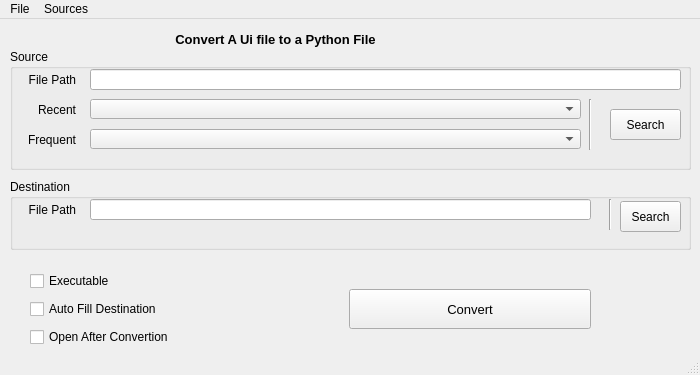
<?xml version="1.0" encoding="UTF-8"?>
<ui version="4.0">
 <class>MainWindow</class>
 <widget class="QMainWindow" name="MainWindow">
  <property name="geometry">
   <rect>
    <x>0</x>
    <y>0</y>
    <width>700</width>
    <height>375</height>
   </rect>
  </property>
  <property name="minimumSize">
   <size>
    <width>700</width>
    <height>0</height>
   </size>
  </property>
  <property name="windowTitle">
   <string>Pyuic GUI</string>
  </property>
  <property name="windowIcon">
   <iconset>
    <normaloff>Icons/mainIcon.png</normaloff>Icons/mainIcon.png</iconset>
  </property>
  <widget class="QWidget" name="centralwidget">
   <widget class="QLabel" name="label">
    <property name="geometry">
     <rect>
      <x>50</x>
      <y>10</y>
      <width>451</width>
      <height>20</height>
     </rect>
    </property>
    <property name="font">
     <font>
      <pointsize>10</pointsize>
      <weight>75</weight>
      <bold>true</bold>
     </font>
    </property>
    <property name="text">
     <string>Convert A Ui file to a Python File</string>
    </property>
    <property name="alignment">
     <set>Qt::AlignCenter</set>
    </property>
   </widget>
   <widget class="QWidget" name="horizontalLayoutWidget">
    <property name="geometry">
     <rect>
      <x>30</x>
      <y>250</y>
      <width>561</width>
      <height>80</height>
     </rect>
    </property>
    <layout class="QHBoxLayout" name="horizontalLayout">
     <item>
      <layout class="QVBoxLayout" name="verticalLayout">
       <item>
        <widget class="QCheckBox" name="ExecutableCheck">
         <property name="statusTip">
          <string>If Enabled Adds some Code to Make The Converted Ui File Executable</string>
         </property>
         <property name="whatsThis">
          <string>Adds lines of code to make the file executable</string>
         </property>
         <property name="text">
          <string>Executable</string>
         </property>
        </widget>
       </item>
       <item>
        <widget class="QCheckBox" name="AutoFillCkeck">
         <property name="statusTip">
          <string/>
         </property>
         <property name="whatsThis">
          <string/>
         </property>
         <property name="text">
          <string>Auto Fill Destination</string>
         </property>
        </widget>
       </item>
       <item>
        <widget class="QCheckBox" name="OpenAfterConvertionCheck">
         <property name="toolTip">
          <string/>
         </property>
         <property name="statusTip">
          <string>Open The Python File In a Text Editor After Convertion Is complete</string>
         </property>
         <property name="whatsThis">
          <string>Adds lines of code to make the file executable</string>
         </property>
         <property name="text">
          <string>Open After Convertion</string>
         </property>
        </widget>
       </item>
      </layout>
     </item>
     <item>
      <spacer name="horizontalSpacer">
       <property name="orientation">
        <enum>Qt::Horizontal</enum>
       </property>
       <property name="sizeType">
        <enum>QSizePolicy::Fixed</enum>
       </property>
       <property name="sizeHint" stdset="0">
        <size>
         <width>70</width>
         <height>20</height>
        </size>
       </property>
      </spacer>
     </item>
     <item>
      <widget class="QPushButton" name="ConvertButton">
       <property name="minimumSize">
        <size>
         <width>50</width>
         <height>40</height>
        </size>
       </property>
       <property name="font">
        <font>
         <pointsize>10</pointsize>
        </font>
       </property>
       <property name="text">
        <string>Convert</string>
       </property>
       <property name="shortcut">
        <string>Return</string>
       </property>
      </widget>
     </item>
    </layout>
   </widget>
   <widget class="QGroupBox" name="groupBox">
    <property name="geometry">
     <rect>
      <x>10</x>
      <y>30</y>
      <width>681</width>
      <height>121</height>
     </rect>
    </property>
    <property name="title">
     <string>Source</string>
    </property>
    <widget class="QComboBox" name="recentCombo">
     <property name="geometry">
      <rect>
       <x>80</x>
       <y>50</y>
       <width>491</width>
       <height>20</height>
      </rect>
     </property>
     <property name="minimumSize">
      <size>
       <width>341</width>
       <height>0</height>
      </size>
     </property>
     <property name="insertPolicy">
      <enum>QComboBox::InsertAtTop</enum>
     </property>
    </widget>
    <widget class="QLineEdit" name="FileNameEntry">
     <property name="geometry">
      <rect>
       <x>80</x>
       <y>20</y>
       <width>591</width>
       <height>21</height>
      </rect>
     </property>
     <property name="minimumSize">
      <size>
       <width>451</width>
       <height>0</height>
      </size>
     </property>
     <property name="toolTip">
      <string>Full path to the destination</string>
     </property>
     <property name="statusTip">
      <string>Enter The full path to the destination of the converted python file</string>
     </property>
    </widget>
    <widget class="QPushButton" name="SearchSourceFileButton">
     <property name="geometry">
      <rect>
       <x>600</x>
       <y>60</y>
       <width>71</width>
       <height>31</height>
      </rect>
     </property>
     <property name="text">
      <string>Search</string>
     </property>
    </widget>
    <widget class="QLabel" name="DestinationFileLabel_2">
     <property name="geometry">
      <rect>
       <x>10</x>
       <y>50</y>
       <width>61</width>
       <height>21</height>
      </rect>
     </property>
     <property name="text">
      <string>Recent</string>
     </property>
     <property name="alignment">
      <set>Qt::AlignRight|Qt::AlignTrailing|Qt::AlignVCenter</set>
     </property>
     <property name="indent">
      <number>5</number>
     </property>
    </widget>
    <widget class="QLabel" name="DestinationFileLabel_3">
     <property name="geometry">
      <rect>
       <x>10</x>
       <y>20</y>
       <width>61</width>
       <height>21</height>
      </rect>
     </property>
     <property name="text">
      <string>File Path</string>
     </property>
     <property name="alignment">
      <set>Qt::AlignRight|Qt::AlignTrailing|Qt::AlignVCenter</set>
     </property>
     <property name="indent">
      <number>5</number>
     </property>
    </widget>
    <widget class="QLabel" name="DestinationFileLabel_4">
     <property name="geometry">
      <rect>
       <x>10</x>
       <y>80</y>
       <width>61</width>
       <height>21</height>
      </rect>
     </property>
     <property name="text">
      <string>Frequent</string>
     </property>
     <property name="alignment">
      <set>Qt::AlignRight|Qt::AlignTrailing|Qt::AlignVCenter</set>
     </property>
     <property name="indent">
      <number>5</number>
     </property>
    </widget>
    <widget class="QComboBox" name="freqCombo">
     <property name="geometry">
      <rect>
       <x>80</x>
       <y>80</y>
       <width>491</width>
       <height>20</height>
      </rect>
     </property>
     <property name="minimumSize">
      <size>
       <width>341</width>
       <height>0</height>
      </size>
     </property>
     <property name="insertPolicy">
      <enum>QComboBox::InsertAtTop</enum>
     </property>
    </widget>
    <widget class="Line" name="line">
     <property name="geometry">
      <rect>
       <x>570</x>
       <y>50</y>
       <width>20</width>
       <height>51</height>
      </rect>
     </property>
     <property name="orientation">
      <enum>Qt::Vertical</enum>
     </property>
    </widget>
   </widget>
   <widget class="QGroupBox" name="groupBox_2">
    <property name="geometry">
     <rect>
      <x>10</x>
      <y>160</y>
      <width>681</width>
      <height>71</height>
     </rect>
    </property>
    <property name="title">
     <string>Destination</string>
    </property>
    <widget class="QPushButton" name="SearchDestinationButton">
     <property name="geometry">
      <rect>
       <x>610</x>
       <y>22</y>
       <width>61</width>
       <height>31</height>
      </rect>
     </property>
     <property name="text">
      <string>Search</string>
     </property>
    </widget>
    <widget class="QLineEdit" name="DestinationFileEntry">
     <property name="geometry">
      <rect>
       <x>80</x>
       <y>20</y>
       <width>501</width>
       <height>21</height>
      </rect>
     </property>
     <property name="toolTip">
      <string>&lt;html&gt;&lt;head/&gt;&lt;body&gt;&lt;p&gt;Full path to the destination&lt;/p&gt;&lt;/body&gt;&lt;/html&gt;</string>
     </property>
     <property name="statusTip">
      <string>Enter The full path to the destination of the converted python file</string>
     </property>
    </widget>
    <widget class="QLabel" name="DestinationFileLabel_5">
     <property name="geometry">
      <rect>
       <x>0</x>
       <y>20</y>
       <width>71</width>
       <height>21</height>
      </rect>
     </property>
     <property name="text">
      <string>File Path</string>
     </property>
     <property name="alignment">
      <set>Qt::AlignRight|Qt::AlignTrailing|Qt::AlignVCenter</set>
     </property>
     <property name="indent">
      <number>5</number>
     </property>
    </widget>
    <widget class="Line" name="line_2">
     <property name="geometry">
      <rect>
       <x>590</x>
       <y>20</y>
       <width>20</width>
       <height>31</height>
      </rect>
     </property>
     <property name="orientation">
      <enum>Qt::Vertical</enum>
     </property>
    </widget>
   </widget>
   <zorder>groupBox_2</zorder>
   <zorder>groupBox</zorder>
   <zorder>label</zorder>
   <zorder>horizontalLayoutWidget</zorder>
  </widget>
  <widget class="QMenuBar" name="menubar">
   <property name="geometry">
    <rect>
     <x>0</x>
     <y>0</y>
     <width>700</width>
     <height>21</height>
    </rect>
   </property>
   <widget class="QMenu" name="menuFile">
    <property name="title">
     <string>File</string>
    </property>
    <addaction name="actionSetDefaultEditor"/>
    <addaction name="actionExit"/>
   </widget>
   <widget class="QMenu" name="menuFrequentFiles">
    <property name="title">
     <string>Sources</string>
    </property>
    <addaction name="actionFrequentFiles"/>
    <addaction name="actionRecentFiles"/>
    <addaction name="separator"/>
    <addaction name="actionResetSources"/>
   </widget>
   <addaction name="menuFile"/>
   <addaction name="menuFrequentFiles"/>
  </widget>
  <widget class="QStatusBar" name="statusBar">
   <property name="font">
    <font>
     <family>Vrinda</family>
     <pointsize>10</pointsize>
    </font>
   </property>
  </widget>
  <action name="actionOpen">
   <property name="text">
    <string>Open</string>
   </property>
  </action>
  <action name="actionExit">
   <property name="text">
    <string>Exit</string>
   </property>
   <property name="shortcut">
    <string>Ctrl+Q</string>
   </property>
  </action>
  <action name="actionSetDefaultEditor">
   <property name="text">
    <string>Set Default Editor</string>
   </property>
   <property name="toolTip">
    <string>Set Default Editor That opens the converted file</string>
   </property>
  </action>
  <action name="actionFrequentFiles">
   <property name="text">
    <string>Frequent Files</string>
   </property>
  </action>
  <action name="actionRecentFiles">
   <property name="text">
    <string>Resent Files</string>
   </property>
  </action>
  <action name="actionResetSources">
   <property name="text">
    <string>Reset Sources</string>
   </property>
  </action>
 </widget>
 <resources/>
 <connections/>
</ui>
